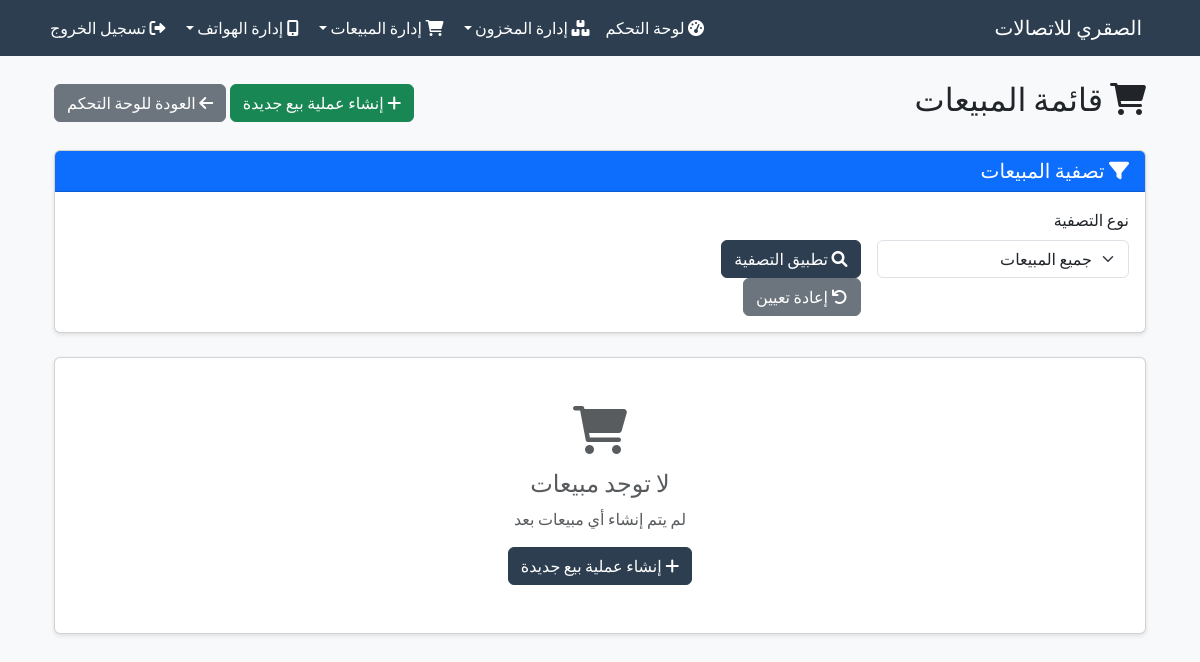
Before: /sales (signed in) with the older database file.
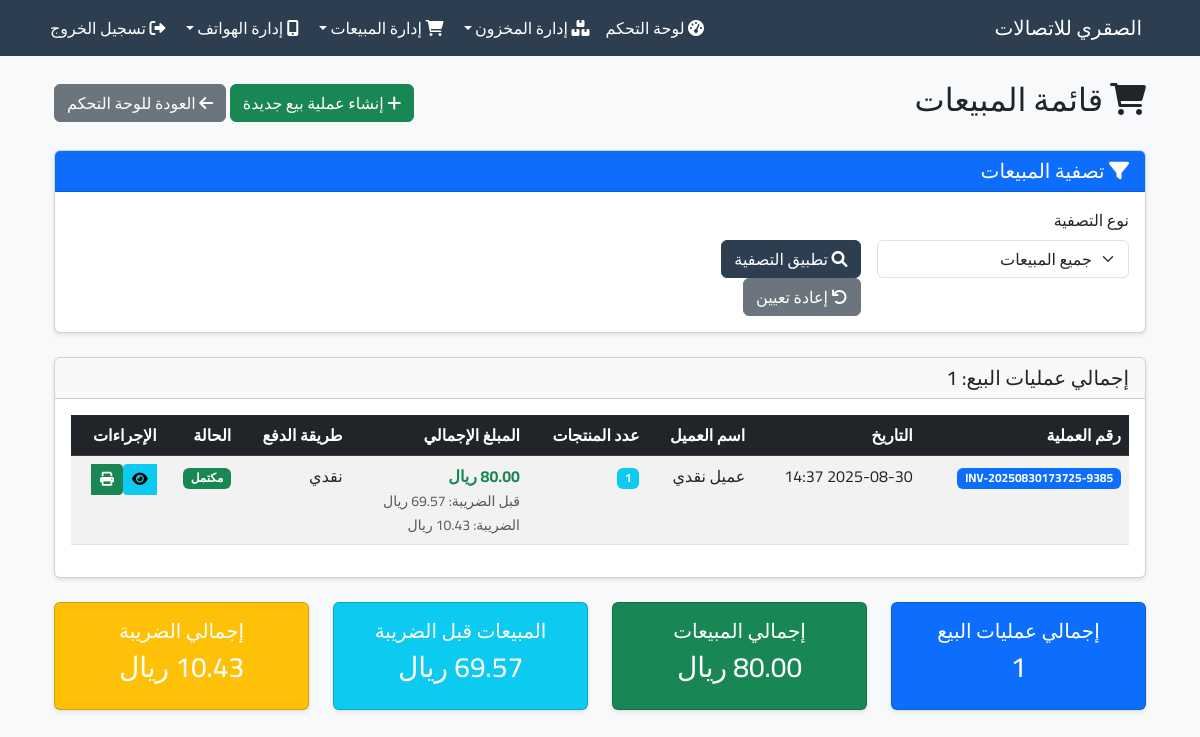
After: the same page with the newer database file.
### app.py (models this page shows)
class Sale(db.Model):
    id = db.Column(db.Integer, primary_key=True)
    sale_number = db.Column(db.String(50), unique=True, nullable=False)
    date_created = db.Column(db.DateTime, default=datetime.utcnow)
    company_name = db.Column(db.String(200), nullable=False, default="شركة الهواتف الذكية")
    company_vat_number = db.Column(db.String(50), nullable=False, default="123456789012345")
    company_address = db.Column(db.Text, nullable=False, default="الرياض، المملكة العربية السعودية")
    company_phone = db.Column(db.String(20), nullable=False, default="+966-11-123-4567")
    customer_name = db.Column(db.String(100), nullable=False)
    customer_phone = db.Column(db.String(20))
    customer_email = db.Column(db.String(100))
    customer_address = db.Column(db.Text)
    subtotal = db.Column(db.Float, nullable=False, default=0.0)  # المبلغ قبل الضريبة
    vat_amount = db.Column(db.Float, nullable=False, default=0.0)  # مبلغ الضريبة
    total_amount = db.Column(db.Float, nullable=False, default=0.0)  # المبلغ الإجمالي
    payment_method = db.Column(db.String(50), default="نقدي")
    notes = db.Column(db.Text)
    status = db.Column(db.String(20), default="مكتمل")  # مكتمل، ملغي، مرفوض
    items = db.relationship('SaleItem', backref='sale', lazy=True, cascade='all, delete-orphan')

### app.py (the view, shortened to what this page needs)
@app.route('/sales')
@login_required
def list_sales():
    from datetime import datetime, timedelta
    filter_type = request.args.get('filter_type', 'all')
    filter_date = request.args.get('filter_date', '')
    filter_month_year = request.args.get('filter_month_year', '')
    filter_month_month = request.args.get('filter_month_month', '')
    filter_year = request.args.get('filter_year', '')
    query = Sale.query
    sales = query.order_by(Sale.date_created.desc()).all()
    total_sales_count = len(sales)
    total_sales_amount = sum(sale.total_amount for sale in sales)
    total_sales_subtotal = sum(sale.subtotal for sale in sales)
    total_vat_amount = sum(sale.vat_amount for sale in sales)
    now = datetime.now()
    current_year = now.year
    current_month = now.month
    return render_template('list_sales.html',
                         sales=sales,
                         filter_type=filter_type,
                         filter_date=filter_date,
                         filter_month_year=filter_month_year,
                         filter_month_month=filter_month_month,
                         filter_year=filter_year,
                         total_sales_count=total_sales_count,
                         total_sales_amount=total_sales_amount,
                         total_sales_subtotal=total_sales_subtotal,
                         total_vat_amount=total_vat_amount,
                         current_year=current_year,
                         current_month=current_month)

### app.py (called while the page is built)
@login_manager.user_loader
def load_user(user_id):
    return db.session.get(User, int(user_id))

### templates/list_sales.html (shortened to what the changed rows need)
{% extends "base.html" %}
{% block content %}
<div class="container mt-4">
    <div class="d-flex justify-content-between align-items-center mb-4">
        <h2><i class="fas fa-shopping-cart"></i> قائمة المبيعات</h2>
    </div>
    {% if sales %}
    <div class="card">
        <div class="card-header">
            <h5 class="mb-0">إجمالي عمليات البيع: {{ total_sales_count }}</h5>
        </div>
        <div class="card-body">
            <div class="table-responsive">
                <table class="table table-striped table-hover">
                    <thead class="table-dark">
                        <tr>
                            <th>رقم العملية</th>
                            <th>التاريخ</th>
                            <th>اسم العميل</th>
                            <th>عدد المنتجات</th>
                            <th>المبلغ الإجمالي</th>
                            <th>طريقة الدفع</th>
                            <th>الحالة</th>
                            <th>الإجراءات</th>
                        </tr>
                    </thead>
                    <tbody>
                        {% for sale in sales %}
                        <tr>
                            <td>
                                <span class="badge bg-primary">{{ sale.sale_number }}</span>
                            </td>
                            <td>{{ sale.date_created.strftime('%Y-%m-%d %H:%M') }}</td>
                            <td>{{ sale.customer_name }}</td>
                            <td>
                                <span class="badge bg-info">{{ sale.items|length }}</span>
                            </td>
                            <td>
                                <span class="fw-bold text-success">{{ "%.2f"|format(sale.total_amount) }} ريال</span>
                                <br>
                                <small class="text-muted">
                                    قبل الضريبة: {{ "%.2f"|format(sale.subtotal) }} ريال
                                    <br>
                                    الضريبة: {{ "%.2f"|format(sale.vat_amount) }} ريال
                                </small>
                            </td>
                            <td>{{ sale.payment_method }}</td>
                            <td>
                                {% if sale.status == 'مكتمل' %}
                                    <span class="badge bg-success">{{ sale.status }}</span>
                                {% elif sale.status == 'ملغي' %}
                                    <span class="badge bg-danger">{{ sale.status }}</span>
                                {% else %}
                                    <span class="badge bg-warning">{{ sale.status }}</span>
                                {% endif %}
                            </td>
                            <td>
                                <div class="btn-group" role="group">
                                    <a href="{{ url_for('view_sale', sale_id=sale.id) }}"
                                       class="btn btn-sm btn-info"
                                       title="عرض التفاصيل">
                                        <i class="fas fa-eye"></i>
                                    </a>
                                    <button class="btn btn-sm btn-success"
                                            onclick="window.print()"
                                            title="طباعة الفاتورة">
                                        <i class="fas fa-print"></i>
                                    </button>
                                </div>
                            </td>
                        </tr>
                        {% endfor %}
                    </tbody>
                </table>
            </div>
        </div>
    </div>
    <div class="row mt-4">
        <div class="col-md-3">
            <div class="card bg-primary text-white">
                <div class="card-body text-center">
                    <h5 class="card-title">إجمالي عمليات البيع</h5>
                    <h3>{{ total_sales_count }}</h3>
                </div>
            </div>
        </div>
        <div class="col-md-3">
            <div class="card bg-success text-white">
                <div class="card-body text-center">
                    <h5 class="card-title">إجمالي المبيعات</h5>
                    <h3>{{ "%.2f"|format(total_sales_amount) }} ريال</h3>
                </div>
            </div>
        </div>
        <div class="col-md-3">
            <div class="card bg-info text-white">
                <div class="card-body text-center">
                    <h5 class="card-title">المبيعات قبل الضريبة</h5>
                    <h3>{{ "%.2f"|format(total_sales_subtotal) }} ريال</h3>
                </div>
            </div>
        </div>
        <div class="col-md-3">
            <div class="card bg-warning text-white">
                <div class="card-body text-center">
                    <h5 class="card-title">إجمالي الضريبة</h5>
                    <h3>{{ "%.2f"|format(total_vat_amount) }} ريال</h3>
                </div>
            </div>
        </div>
    </div>
    {% else %}
    <div class="card">
        <div class="card-body text-center py-5">
            <i class="fas fa-shopping-cart fa-3x text-muted mb-3"></i>
            <h4 class="text-muted">لا توجد مبيعات</h4>
            <p class="text-muted">
                {% if filter_type != 'all' %}
                    لا توجد مبيعات تطابق معايير التصفية المحددة
                {% else %}
                    لم يتم إنشاء أي مبيعات بعد
                {% endif %}
            </p>
            <a href="{{ url_for('create_sale_page') }}" class="btn btn-primary">
                <i class="fas fa-plus"></i> إنشاء عملية بيع جديدة
            </a>
        </div>
    </div>
    {% endif %}
</div>
{% endblock %}

Changed rows visible on the page:
added Sale: sale_number "INV-20250830173725-9385", date_created "2025-08-30 14:37", customer_name "عميل نقدي", items|length "1", payment_method "نقدي", status "مكتمل"
Other visible differences:
{{ total_sales_count }}: (not shown) → "1"
text no longer shown: "لا توجد مبيعات لم يتم إنشاء أي مبيعات بعد إنشاء عملية بيع جديدة"
text now shown: "إجمالي عمليات البيع: رقم العملية التاريخ اسم العميل عدد المنتجات المبلغ الإجمالي طريقة الدفع الحالة الإجراءات إجمالي عمليات البيع إجمالي المبيعات ريال المبيعات قبل الضريبة ريال إجمالي الضريبة ريال"
